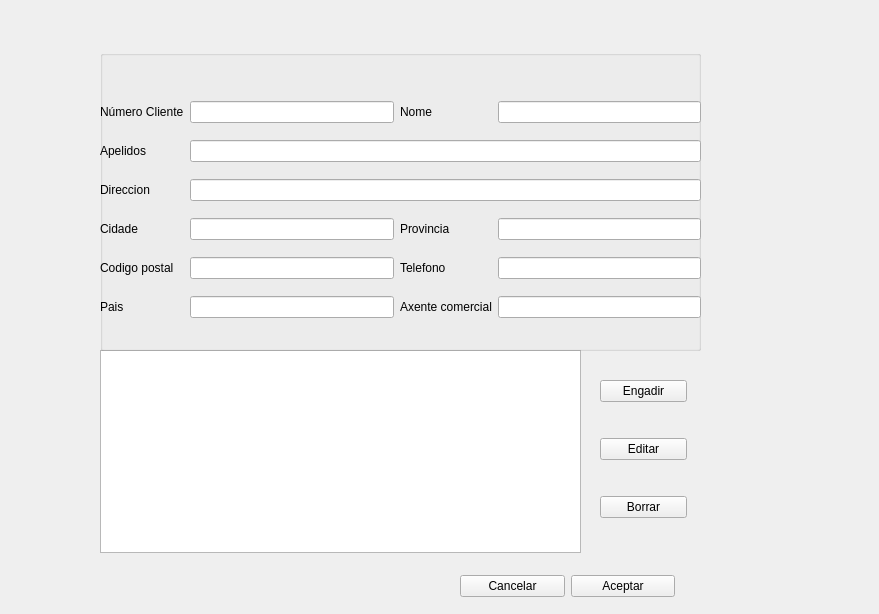
<?xml version="1.0" encoding="UTF-8"?>
<ui version="4.0">
 <class>Widget</class>
 <widget class="QWidget" name="Widget">
  <property name="geometry">
   <rect>
    <x>0</x>
    <y>0</y>
    <width>879</width>
    <height>614</height>
   </rect>
  </property>
  <property name="windowTitle">
   <string>Widget</string>
  </property>
  <widget class="QGroupBox" name="groupBox">
   <property name="geometry">
    <rect>
     <x>100</x>
     <y>50</y>
     <width>601</width>
     <height>301</height>
    </rect>
   </property>
   <property name="maximumSize">
    <size>
     <width>601</width>
     <height>301</height>
    </size>
   </property>
   <widget class="QWidget" name="layoutWidget">
    <property name="geometry">
     <rect>
      <x>0</x>
      <y>40</y>
      <width>601</width>
      <height>241</height>
     </rect>
    </property>
    <layout class="QGridLayout" name="gridLayout">
     <item row="0" column="3">
      <widget class="QLineEdit" name="lineEdit_7"/>
     </item>
     <item row="5" column="3">
      <widget class="QLineEdit" name="lineEdit_10"/>
     </item>
     <item row="0" column="2">
      <widget class="QLabel" name="label_8">
       <property name="text">
        <string>Nome</string>
       </property>
      </widget>
     </item>
     <item row="4" column="1">
      <widget class="QLineEdit" name="lineEdit_5"/>
     </item>
     <item row="5" column="2">
      <widget class="QLabel" name="label_7">
       <property name="text">
        <string>Axente comercial</string>
       </property>
      </widget>
     </item>
     <item row="0" column="1">
      <widget class="QLineEdit" name="cnbbynerocliente"/>
     </item>
     <item row="3" column="2">
      <widget class="QLabel" name="label_10">
       <property name="text">
        <string>Provincia</string>
       </property>
      </widget>
     </item>
     <item row="4" column="0">
      <widget class="QLabel" name="label_6">
       <property name="text">
        <string>Codigo postal</string>
       </property>
      </widget>
     </item>
     <item row="4" column="3">
      <widget class="QLineEdit" name="lineEdit_9"/>
     </item>
     <item row="0" column="0">
      <widget class="QLabel" name="label">
       <property name="text">
        <string>Número Cliente</string>
       </property>
      </widget>
     </item>
     <item row="2" column="0">
      <widget class="QLabel" name="label_4">
       <property name="text">
        <string>Direccion</string>
       </property>
      </widget>
     </item>
     <item row="1" column="0">
      <widget class="QLabel" name="label_2">
       <property name="text">
        <string>Apelidos</string>
       </property>
      </widget>
     </item>
     <item row="3" column="0">
      <widget class="QLabel" name="label_3">
       <property name="text">
        <string>Cidade</string>
       </property>
      </widget>
     </item>
     <item row="4" column="2">
      <widget class="QLabel" name="label_9">
       <property name="text">
        <string>Telefono</string>
       </property>
      </widget>
     </item>
     <item row="5" column="0">
      <widget class="QLabel" name="label_5">
       <property name="text">
        <string>Pais</string>
       </property>
      </widget>
     </item>
     <item row="3" column="1">
      <widget class="QLineEdit" name="lineEdit_4"/>
     </item>
     <item row="2" column="1" colspan="3">
      <widget class="QLineEdit" name="lineEdit_3"/>
     </item>
     <item row="3" column="3">
      <widget class="QLineEdit" name="lineEdit_8"/>
     </item>
     <item row="5" column="1">
      <widget class="QLineEdit" name="lineEdit_6"/>
     </item>
     <item row="1" column="1" colspan="3">
      <widget class="QLineEdit" name="txtapelido"/>
     </item>
    </layout>
   </widget>
  </widget>
  <widget class="QWidget" name="layoutWidget">
   <property name="geometry">
    <rect>
     <x>600</x>
     <y>350</y>
     <width>87</width>
     <height>201</height>
    </rect>
   </property>
   <layout class="QVBoxLayout" name="verticalLayout">
    <item>
     <widget class="QPushButton" name="pushButton">
      <property name="text">
       <string>Engadir</string>
      </property>
     </widget>
    </item>
    <item>
     <widget class="QPushButton" name="pushButton_2">
      <property name="text">
       <string>Editar</string>
      </property>
     </widget>
    </item>
    <item>
     <widget class="QPushButton" name="pushButton_3">
      <property name="text">
       <string>Borrar</string>
      </property>
     </widget>
    </item>
   </layout>
  </widget>
  <widget class="QWidget" name="layoutWidget">
   <property name="geometry">
    <rect>
     <x>100</x>
     <y>350</y>
     <width>481</width>
     <height>203</height>
    </rect>
   </property>
   <layout class="QHBoxLayout" name="horizontalLayout">
    <item>
     <widget class="QPlainTextEdit" name="plainTextEdit"/>
    </item>
   </layout>
  </widget>
  <widget class="QWidget" name="layoutWidget">
   <property name="geometry">
    <rect>
     <x>460</x>
     <y>570</y>
     <width>215</width>
     <height>33</height>
    </rect>
   </property>
   <layout class="QHBoxLayout" name="horizontalLayout_2">
    <item>
     <widget class="QPushButton" name="pushButton_5">
      <property name="text">
       <string>Cancelar</string>
      </property>
     </widget>
    </item>
    <item>
     <widget class="QPushButton" name="pushButton_4">
      <property name="text">
       <string>Aceptar</string>
      </property>
     </widget>
    </item>
   </layout>
  </widget>
  <zorder>layoutWidget</zorder>
  <zorder>layoutWidget</zorder>
  <zorder>layoutWidget</zorder>
  <zorder>groupBox</zorder>
 </widget>
 <resources/>
 <connections/>
</ui>
